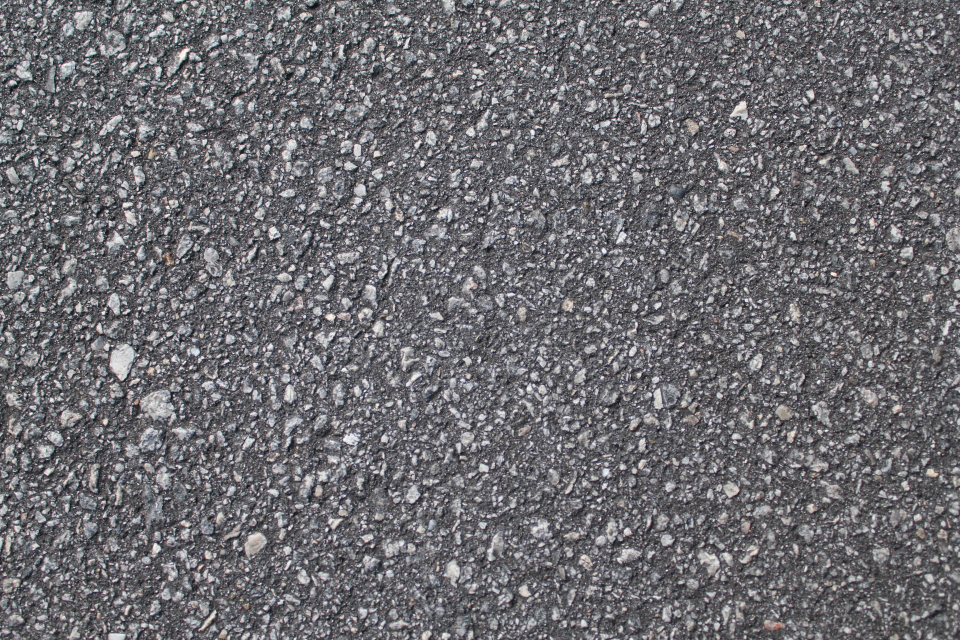
#> input picture shape_generate/background/1.jpg, 1920 x 1280 px, found by its file name (shown at 1/2 size)
$ python shape_generate.py
#> lines starting #> are read from the running program, lines starting #| are printed output that depends on the picture
import numpy as np
import cv2 as cv
import random
import math


# --------------------------------------------Settings------------------------------------------- #
label_pos_precision = 2
to_blend_background = True
image_blur = True
image_blur_size = 5
shape_max_size = 50
shape_min_size = 40
frame_width = 640
frame_height = 640
channels = 4
font_scale = 1
font_thickness = 4
repeat_count = 1 # Change this
training_set = True # Change this

if training_set:
    shape_output_path = "shape_dataset/images/train/" # Change this
    label_output_path = "shape_dataset/labels/train/"
else:
    shape_output_path = "shape_dataset/images/val/" # Change this
    label_output_path = "shape_dataset/labels/val/"

background_file_path = [
    "shape_dataset/background/1.jpg", # Change this
    "shape_dataset/background/2.jpg",
    "shape_dataset/background/3.jpg",
    "shape_dataset/background/4.jpg",
]
common_rgb = {
    "blue" : (255, 0, 0, 255),      "green" : (0, 255, 0, 255),    "red" : (0, 0, 255, 255),
    "white" : (255, 255, 255, 255), "orange" : (0, 165, 255, 255), "purple" : (204, 0, 204, 255),
    "brown" : (0, 75, 150, 255),    "black" : (0, 0, 0, 255),
}
alpha_numeric = ["A", "B", "C", "D", "E", "F", "G", "H", "I", "J", "k", "L", "M",
                 "N","O", "P", "Q", "R", "S", "T", "U", "V", "W", "X", "Y", "Z",
                 "0", "1", "2", "3", "4", "5", "6", "7", "8", "9"]
shape_id = {
    "circle" : 0, "semi_circle" : 1, "quarter_circle" : 2, "triangle" : 3,
    "rectangle" : 4, "pentagon" : 5, "cross" : 6, "star" : 7
}
# --------------------------------------------Settings------------------------------------------- #

def get_random_text():
    index = random.randint(0, len(alpha_numeric) - 1)
    return alpha_numeric[index]

def get_random_color_other_than(other_than):
    while True:
        colors = list(common_rgb.values())
        index = random.randint(0, len(colors) - 1)
        if colors[index] == other_than:
            continue
        else:
            break

    return colors[index]

def add_rotated_text(frame, center_x, center_y, rotation, text, font_scale, font_thickness, color):
    text_width = cv.getTextSize(text, cv.FONT_HERSHEY_SIMPLEX, font_scale, font_thickness)[0][0]
    text_height = cv.getTextSize(text, cv.FONT_HERSHEY_SIMPLEX, font_scale, font_thickness)[0][1]
    text_x = int(center_x - text_width/2) + int(font_thickness/2)
    text_y = int(center_y + text_height/2)

    rotation_matrix = cv.getRotationMatrix2D((center_x, center_y), rotation, 1)
    text_frame = np.zeros((frame_width, frame_height, channels), np.uint8)

    cv.putText(text_frame, text, (text_x, text_y), cv.FONT_HERSHEY_SIMPLEX, font_scale, color, font_thickness)

    rotated_text_frame = cv.warpAffine(text_frame, rotation_matrix, (frame.shape[1], frame.shape[0]))
    frame = cv.add(rotated_text_frame, frame)

    return frame

def generate_circle(frame, frame_width, frame_height, min_radius, max_radius, color):
    radius = random.randint(min_radius, max_radius)
    O_x = random.randint(radius, frame_width - radius)
    O_y = random.randint(radius, frame_height - radius)
    rotation = random.randint(0, 360)

    label_x = round(O_x/frame_width, label_pos_precision)
    label_y = round(O_y/frame_height, label_pos_precision)
    label_w = round(radius/frame_width, label_pos_precision)*2
    label_h = round(radius/frame_height, label_pos_precision)*2

    cv.circle(frame, (O_x, O_y), radius, color, -1)

    text = get_random_text()
    text_color = get_random_color_other_than(color)
    frame = add_rotated_text(frame, O_x, O_y, rotation, text, font_scale, font_thickness, text_color)

    return frame, label_x, label_y, label_w, label_h

def generate_semi_circle(frame, frame_width, frame_height, min_radius, max_radius, color):
    radius = random.randint(min_radius, max_radius)
    O_x = random.randint(radius, frame_width - radius)
    O_y = random.randint(radius, frame_height - radius)
    rotation = random.randint(0, 360)

    label_x = round(O_x/frame_width, label_pos_precision)
    label_y = round(O_y/frame_height, label_pos_precision)
    label_w = round(radius/frame_width, label_pos_precision)*2
    label_h = round(radius/frame_height, label_pos_precision)*2

    cv.ellipse(frame, (O_x, O_y), (radius, radius), rotation, 0, 180, color, -1)

    text = get_random_text()
    text_color = get_random_color_other_than(color)
    O_y += int(radius/2 * math.cos(math.radians(rotation)))
    O_x -= int(radius/2 * math.sin(math.radians(rotation)))
    frame = add_rotated_text(frame, O_x, O_y, rotation, text, font_scale, font_thickness, text_color)

    return frame, label_x, label_y, label_w, label_h

def generate_quarter_circle(frame, frame_width, frame_height, min_radius, max_radius, color):
    radius = random.randint(min_radius, max_radius)
    O_x = random.randint(radius, frame_width - radius)
    O_y = random.randint(radius, frame_height - radius)
    rotation = random.randint(0, 360)

    label_x = round(O_x/frame_width, label_pos_precision)
    label_y = round(O_y/frame_height, label_pos_precision)
    label_w = round(radius/frame_width, label_pos_precision)*2
    label_h = round(radius/frame_height, label_pos_precision)*2

    cv.ellipse(frame, (O_x, O_y), (radius, radius), rotation, 0, 90, color, -1)

    text = get_random_text()
    text_color = get_random_color_other_than(color)
    O_y += int(radius/2 * math.cos(math.radians(rotation) - math.radians(45)))
    O_x -= int(radius/2 * math.sin(math.radians(rotation) - math.radians(45)))
    frame = add_rotated_text(frame, O_x, O_y, rotation, text, font_scale, font_thickness, text_color)

    return frame, label_x, label_y, label_w, label_h

def generate_triagnle(frame, frame_width, frame_height, min_length, max_length, color):
    rotation = random.randint(-6, 6)
    length = random.randint(min_length, max_length)
    O_x = random.randint(length, frame_width - (length))
    O_y = random.randint(length, frame_height - (length))

    label_x = round(O_x/frame_width, label_pos_precision)
    label_y = round(O_y/frame_height, label_pos_precision)
    label_w = round(length/frame_width, label_pos_precision)*2
    label_h = round(length/frame_height, label_pos_precision)*2

    pts = []
    for i in range(3):
        p = (length * math.cos(2*math.pi*i / 3 + rotation) + O_x,
             length * math.sin(2*math.pi*i / 3 + rotation) + O_y)
        pts.append(p)

    pts = np.array(pts, np.int32)
    pts = pts.reshape((-1,1,2))
    cv.fillPoly(frame, [pts], color)

    text = get_random_text()
    text_color = get_random_color_other_than(color)
    frame = add_rotated_text(frame, O_x, O_y, rotation*57.3, text, font_scale, font_thickness, text_color)

    return frame, label_x, label_y, label_w, label_h

def generate_rectangle(frame, frame_width, frame_height, min_length, max_length, color):
    width = random.randint(min_length, max_length)
    height = random.randint(min_length, max_length)
    length = min([width, height])
    rotation = random.randint(-6, 6)

    O_x = random.randint(length, frame_width - (length))
    O_y = random.randint(length, frame_height - (length))

    label_x = round(O_x/frame_width, label_pos_precision)
    label_y = round(O_y/frame_height, label_pos_precision)
    label_w = round(length/frame_width, label_pos_precision)*2
    label_h = round(length/frame_height, label_pos_precision)*2

    p1 = (-width//2, -height//2)
    p2 = ( width//2, -height//2)
    p3 = ( width//2,  height//2)
    p4 = (-width//2,  height//2)
    p1 = (p1[0] * math.cos(rotation) - p1[1] * math.sin(rotation) + O_x,
          p1[0] * math.sin(rotation) + p1[1] * math.cos(rotation) + O_y)
    p2 = (p2[0] * math.cos(rotation) - p2[1] * math.sin(rotation) + O_x,
          p2[0] * math.sin(rotation) + p2[1] * math.cos(rotation) + O_y)
    p3 = (p3[0] * math.cos(rotation) - p3[1] * math.sin(rotation) + O_x,
          p3[0] * math.sin(rotation) + p3[1] * math.cos(rotation) + O_y)
    p4 = (p4[0] * math.cos(rotation) - p4[1] * math.sin(rotation) + O_x,
          p4[0] * math.sin(rotation) + p4[1] * math.cos(rotation) + O_y)

    pts = np.array([p1, p2, p3, p4], np.int32)
    pts = pts.reshape((-1,1,2))
    cv.fillPoly(frame, [pts], color)

    text = get_random_text()
    text_color = get_random_color_other_than(color)
    frame = add_rotated_text(frame, O_x, O_y, rotation*57.3, text, font_scale, font_thickness, text_color)

    return frame, label_x, label_y, label_w, label_h

def generate_pentagon(frame, frame_width, frame_height, min_length, max_length, color):
    rotation = random.randint(-6, 6)
    length = random.randint(min_length, max_length)
    O_x = random.randint(length, frame_width - (length))
    O_y = random.randint(length, frame_height - (length))

    label_x = round(O_x/frame_width, label_pos_precision)
    label_y = round(O_y/frame_height, label_pos_precision)
    label_w = round(length/frame_width, label_pos_precision)*2
    label_h = round(length/frame_height, label_pos_precision)*2

    pts = []
    for i in range(5):
        p = (length * math.cos(2*math.pi*i / 5 + math.pi/2 + rotation) + O_x,
             length * math.sin(2*math.pi*i / 5 + math.pi/2 + rotation) + O_y)
        pts.append(p)

    pts = np.array(pts, np.int32)
    pts = pts.reshape((-1,1,2))
    cv.fillPoly(frame, [pts], color)

    text = get_random_text()
    text_color = get_random_color_other_than(color)
    frame = add_rotated_text(frame, O_x, O_y, rotation*57.3, text, font_scale, font_thickness, text_color)

    return frame, label_x, label_y, label_w, label_h

def generate_cross(frame, frame_width, frame_height, min_length, max_length, color):
    length = random.randint(min_length, max_length)
    rotation = random.randint(0, length)
    O_x = random.randint(length, frame_width - (length))
    O_y = random.randint(length, frame_height - (length))

    label_x = round(O_x/frame_width, label_pos_precision)
    label_y = round(O_y/frame_height, label_pos_precision)
    label_w = round(length/frame_width, label_pos_precision)*2
    label_h = round(length/frame_height, label_pos_precision)*2

    p1 = (int(O_x - length / math.sqrt(2)), int(O_y - length / math.sqrt(2) + rotation))
    p2 = (int(O_x + length / math.sqrt(2)), int(O_y + length / math.sqrt(2) - rotation))
    p3 = (int(O_x + length / math.sqrt(2) - rotation), int(O_y - length / math.sqrt(2)))
    p4 = (int(O_x - length / math.sqrt(2) + rotation), int(O_y + length / math.sqrt(2)))

    cv.line(frame, p1, p2, color, thickness = int(length * 0.8))
    cv.line(frame, p3, p4, color, thickness = int(length * 0.8))

    text = get_random_text()
    text_color = get_random_color_other_than(color)
    frame = add_rotated_text(frame, O_x, O_y, rotation*57.3, text, font_scale, font_thickness, text_color)

    return frame, label_x, label_y, label_w, label_h

def generate_star(frame, frame_width, frame_height, min_length, max_length, color):
    rotation = random.randint(-6, 6)
    length = random.randint(min_length, max_length)
    length_ = length // 2
    O_x = random.randint(length, frame_width - (length))
    O_y = random.randint(length, frame_height - (length))

    label_x = round(O_x/frame_width, label_pos_precision)
    label_y = round(O_y/frame_height, label_pos_precision)
    label_w = round(length/frame_width, label_pos_precision)*2
    label_h = round(length/frame_height, label_pos_precision)*2

    pts = []
    for i in range(5):
        p = (length * math.cos(2*math.pi*i / 5 + rotation) + O_x,
             length * math.sin(2*math.pi*i / 5 + rotation) + O_y)

        # another sub pentagon with a 2pi/10 rotation offset
        p_ = (length_ * math.cos(2*math.pi*i / 5 + 2*math.pi/10 + rotation) + O_x,
              length_ * math.sin(2*math.pi*i / 5 + 2*math.pi/10 + rotation) + O_y)

        pts.append(p)
        pts.append(p_)

    pts = np.array(pts, np.int32)
    pts = pts.reshape((-1,1,2))
    cv.fillPoly(frame, [pts], color)

    text = get_random_text()
    text_color = get_random_color_other_than(color)
    frame = add_rotated_text(frame, O_x, O_y, rotation*57.3, text, font_scale, font_thickness, text_color)

    return frame, label_x, label_y, label_w, label_h

def blend_background(bg_img, img_to_overlay_t):
    if not to_blend_background:
        return img_to_overlay_t

    bg_img = cv.resize(bg_img, (frame_width, frame_height))
    overlay_color = img_to_overlay_t[:,:, :-1]
    mask = img_to_overlay_t[:,:,3]

    # Black-out the area behind the logo in our original ROI
    img1_bg = cv.bitwise_and(bg_img.copy(), bg_img.copy(), mask = cv.bitwise_not(mask))

    # Mask out the logo from the logo image.
    img2_fg = cv.bitwise_and(overlay_color, overlay_color, mask = mask)

    # Update the original image with our new ROI
    bg_img = cv.add(img1_bg, img2_fg)

    if image_blur:
        bg_img = cv.GaussianBlur(bg_img, (image_blur_size, image_blur_size), 0)

    return bg_img

def main():
    backgrounds = []
    for path in background_file_path:
        img = cv.imread(path)
#> img is the input picture: shape (1280, 1920, 3); mean B, G, R 112.9, 108.4, 109.5
        backgrounds.append(img)

    for i in range(repeat_count):
        for color_name, color in common_rgb.items():
            # Circle
            frame = np.zeros((frame_width, frame_height, channels), np.uint8)
            frame, cx, cy, w, h  = generate_circle(
                frame, frame_width, frame_height, shape_min_size, shape_max_size, color
            )
            bg_n = random.randint(0, len(backgrounds) - 1)
            frame = blend_background(backgrounds[bg_n], frame)

            cv.imwrite(f"{shape_output_path}circle_{color_name}_{i}.png", frame)
            label = open(f"{label_output_path}circle_{color_name}_{i}.txt", "w", encoding="utf-8")
            label.write(f"{shape_id['circle']} {cx} {cy} {w} {h}")
            label.close()

            # Semi Circle
            frame = np.zeros((frame_width, frame_height, channels), np.uint8)
            frame, cx, cy, w, h = generate_semi_circle(
                frame, frame_width, frame_height, shape_min_size, shape_max_size, color
            )
            bg_n = random.randint(0, len(backgrounds) - 1)
            frame = blend_background(backgrounds[bg_n], frame)

            cv.imwrite(f"{shape_output_path}semi_circle_{color_name}_{i}.png", frame)
            label = open(f"{label_output_path}semi_circle_{color_name}_{i}.txt", "w", encoding="utf-8")
            label.write(f"{shape_id['semi_circle']} {cx} {cy} {w} {h}")
            label.close()

            # Quarter Circle
            frame = np.zeros((frame_width, frame_height, channels), np.uint8)
            frame, cx, cy, w, h = generate_quarter_circle(
                frame, frame_width, frame_height, shape_min_size, shape_max_size, color
            )
            bg_n = random.randint(0, len(backgrounds) - 1)
            frame = blend_background(backgrounds[bg_n], frame)

            cv.imwrite(f"{shape_output_path}quarter_circle_{color_name}_{i}.png", frame)
            label = open(f"{label_output_path}quarter_circle_{color_name}_{i}.txt", "w", encoding="utf-8")
            label.write(f"{shape_id['quarter_circle']} {cx} {cy} {w} {h}")
            label.close()

            # Triangle
            frame = np.zeros((frame_width, frame_height, channels), np.uint8)
            frame, cx, cy, w, h = generate_triagnle(
                frame, frame_width, frame_height, shape_min_size, shape_max_size, color
            )
            bg_n = random.randint(0, len(backgrounds) - 1)
            frame = blend_background(backgrounds[bg_n], frame)

            cv.imwrite(f"{shape_output_path}triangle_{color_name}_{i}.png", frame)
            label = open(f"{label_output_path}triangle_{color_name}_{i}.txt", "w", encoding="utf-8")
            label.write(f"{shape_id['triangle']} {cx} {cy} {w} {h}")
            label.close()

            # Rectangle
            frame = np.zeros((frame_width, frame_height, channels), np.uint8)
            frame = cv.resize(frame, (frame_width, frame_height))
            frame, cx, cy, w, h = generate_rectangle(
                frame, frame_width, frame_height, shape_min_size, shape_max_size, color
            )
            bg_n = random.randint(0, len(backgrounds) - 1)
            frame = blend_background(backgrounds[bg_n], frame)

            cv.imwrite(f"{shape_output_path}rectangle_{color_name}_{i}.png", frame)
            label = open(f"{label_output_path}rectangle_{color_name}_{i}.txt", "w", encoding="utf-8")
            label.write(f"{shape_id['rectangle']} {cx} {cy} {w} {h}")
            label.close()

            # Pentagon
            frame = np.zeros((frame_width, frame_height, channels), np.uint8)
            frame, cx, cy, w, h = generate_pentagon(
                frame, frame_width, frame_height, shape_min_size, shape_max_size, color
            )
            bg_n = random.randint(0, len(backgrounds) - 1)
            frame = blend_background(backgrounds[bg_n], frame)

            cv.imwrite(f"{shape_output_path}pentagon_{color_name}_{i}.png", frame)
            label = open(f"{label_output_path}pentagon_{color_name}_{i}.txt", "w", encoding="utf-8")
            label.write(f"{shape_id['pentagon']} {cx} {cy} {w} {h}")
            label.close()

            # Cross
            frame = np.zeros((frame_width, frame_height, channels), np.uint8)
            frame, cx, cy, w, h = generate_cross(
                frame, frame_width, frame_height, shape_min_size, shape_max_size, color
            )
            bg_n = random.randint(0, len(backgrounds) - 1)
            frame = blend_background(backgrounds[bg_n], frame)

            cv.imwrite(f"{shape_output_path}cross_{color_name}_{i}.png", frame)
            label = open(f"{label_output_path}cross_{color_name}_{i}.txt", "w", encoding="utf-8")
            label.write(f"{shape_id['cross']} {cx} {cy} {w} {h}")
            label.close()

            # Star
            frame = np.zeros((frame_width, frame_height, channels), np.uint8)
            frame, cx, cy, w, h = generate_star(
                frame, frame_width, frame_height, shape_min_size, shape_max_size, color
            )
            bg_n = random.randint(0, len(backgrounds) - 1)
            frame = blend_background(backgrounds[bg_n], frame)

            cv.imwrite(f"{shape_output_path}star_{color_name}_{i}.png", frame)
            label = open(f"{label_output_path}star_{color_name}_{i}.txt", "w", encoding="utf-8")
            label.write(f"{shape_id['star']} {cx} {cy} {w} {h}")
            label.close()
#> this loop made 1 pass
#> pass 1, in add_rotated_text, `frame = cv.add(rotated_text_frame, frame)`:
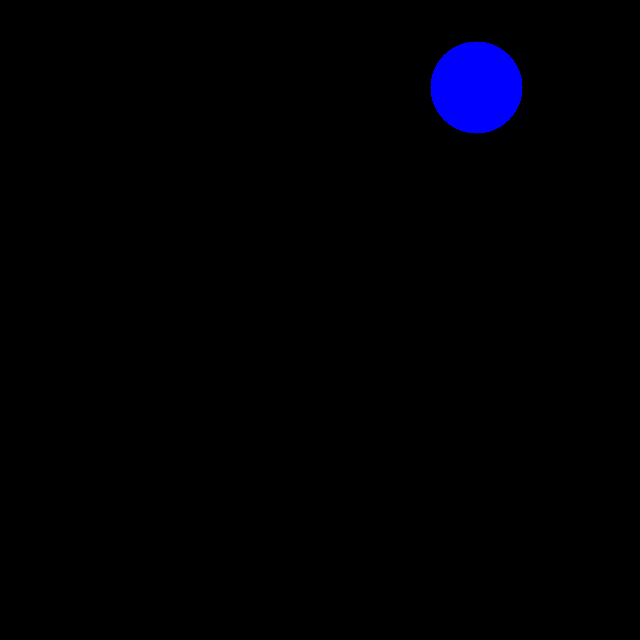
#> frame: shape (640, 640, 4); mean of channels 0, 1, 2, 3 4.1, 0, 0, 4.1; drawn as B, G, R
#> pass 1, in blend_background, `bg_img = cv.resize(bg_img, (frame_width, frame_height))`:
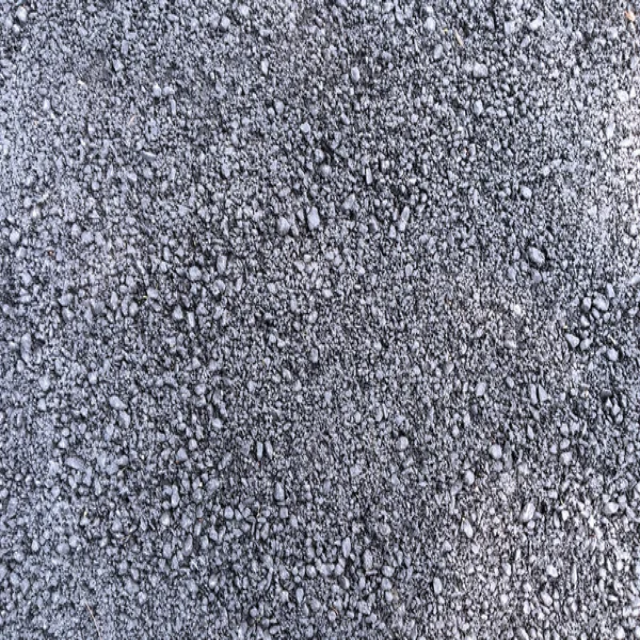
#> bg_img: shape (640, 640, 3); mean of channels 0, 1, 2 139.1, 125.1, 122.7; drawn as B, G, R

if __name__ == "__main__":
    main()
